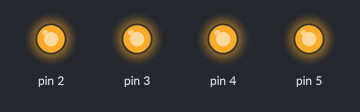
This sketch was run on a simulated Arduino Uno, built with avr-gcc and run on an emulated ATmega328P. Parts: output pins drawn as LEDs (lit = HIGH).

Above: at 0.2 s.
At 1.2 s:
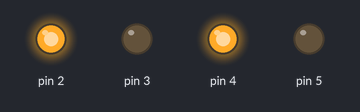
At 2.7 s:
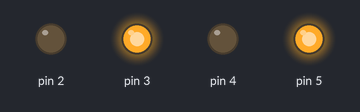
At 3.7 s:
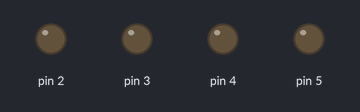
Timing chart, 0 to 4.6 s (numbered marks = the images above):
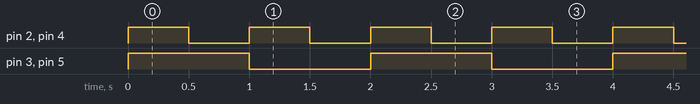

Measured:
- by itself, pin 2, pin 4: alternates HIGH for 0.50 s and LOW for 0.50 s
- by itself, pin 3, pin 5: alternates HIGH for 1.0 s and LOW for 1.0 s

The sketch:

Timer_test01.ino
```cpp
#include <Timer.h>

// 用四個計時器控制四個LED
Timer t2;
Timer t3;
Timer t4;
Timer t5;

int TM1 = 500;
int TM2 = 1000;

void setup() {
  pinMode(2, OUTPUT); // 腳位設定為輸出模式
  pinMode(3, OUTPUT);
  pinMode(4, OUTPUT);
  pinMode(5, OUTPUT);

  t2.oscillate(2, TM1, HIGH); // 以oscillate設定每幾毫秒切換一次狀態
  t3.oscillate(3, TM2, HIGH); // 第一個參數：哪個腳位
  t4.oscillate(4, TM1, HIGH); // 第二個參數：幾毫秒
  t5.oscillate(5, TM2, HIGH); // 第三個參數：初始狀態
}

void loop() {
  // 在loop裡，呼叫每個計時器的update，它才能運作更新狀態
  t2.update();
  t3.update();
  t4.update();
  t5.update();
}
```
